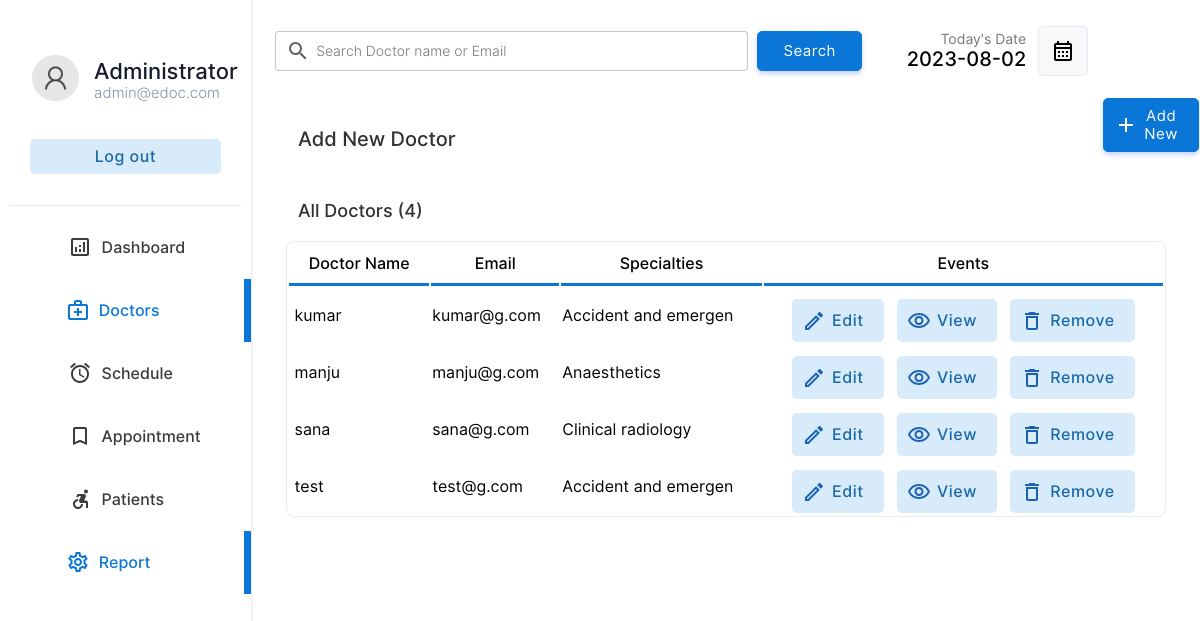
Screenshot of /doctor/doctors.php (signed in) with the database file from the repository.
### tables this page shows
CREATE TABLE `doctor` (
  `docid` int(11) NOT NULL,
  `docemail` varchar(255) DEFAULT NULL,
  `docname` varchar(255) DEFAULT NULL,
  `docpassword` varchar(255) DEFAULT NULL,
  `docnic` varchar(15) DEFAULT NULL,
  `doctel` varchar(15) DEFAULT NULL,
  `specialties` int(2) DEFAULT NULL
);

CREATE TABLE `specialties` (
  `id` int(2) NOT NULL,
  `sname` varchar(50) DEFAULT NULL
);

### doctor/doctors.php (the view, shortened to what this page needs)
<!DOCTYPE html>
<html lang="en">
<head>
    <link rel="stylesheet" href="../css/animations.css">
    <link rel="stylesheet" href="../css/main.css">
    <link rel="stylesheet" href="../css/admin.css">
</head>
<body>
    <?php
    include("../connection.php");
    ?>
    <div class="container">
        <div class="menu">
            <table class="menu-container" border="0">
                <tr>
                    <td style="padding:10px" colspan="2">
                        <table border="0" class="profile-container">
                            <tr>
                                <td width="30%" style="padding-left:20px" >
                                    <img src="../img/user.png" alt="" width="100%" style="border-radius:50%">
                                </td>
                                <td style="padding:0px;margin:0px;">
                                    <p class="profile-title">Administrator</p>
                                    <p class="profile-subtitle">admin@edoc.com</p>
                                </td>
                            </tr>
                            <tr>
                                <td colspan="2">
                                <a href="../logout.php" ><input type="button" value="Log out" class="logout-btn btn-primary-soft btn"></a>
                                </td>
                            </tr>
                    </table>
                    </td>
                </tr>
                <tr class="menu-row" >
                    <td class="menu-btn menu-icon-dashbord" >
                        <a href="index.php" class="non-style-link-menu"><div><p class="menu-text">Dashboard</p></a></div></a>
                <tr class="menu-row">
                    <td class="menu-btn menu-icon-doctor menu-active menu-icon-doctor-active">
                        <a href="doctors.php" class="non-style-link-menu non-style-link-menu-active"><div><p class="menu-text">Doctors</p></a></div>
                <tr class="menu-row" >
                    <td class="menu-btn menu-icon-schedule">
                        <a href="schedule.php" class="non-style-link-menu"><div><p class="menu-text">Schedule</p></div></a>
                    </td>
                </tr>
                <tr class="menu-row">
                    <td class="menu-btn menu-icon-appoinment">
                        <a href="appointment.php" class="non-style-link-menu"><div><p class="menu-text">Appointment</p></a></div>
                    </td>
                </tr>
                <tr class="menu-row" >
                    <td class="menu-btn menu-icon-patient">
                        <a href="patient.php" class="non-style-link-menu"><div><p class="menu-text">Patients</p></a></div>
                    </td>
                </tr>
                <tr class="menu-row" >
                    <td class="menu-btn menu-icon-settings  menu-active menu-icon-settings-active">
                        <a href="review.php" class="non-style-link-menu  non-style-link-menu-active"><div><p class="menu-text">Report</p></a></div>
                    </td>
                </tr>
        <div class="dash-body">
            <table border="0" width="100%" style=" border-spacing: 0;margin:0;padding:0;margin-top:25px; ">
                <tr >
                    <td>
                        <form action="" method="post" class="header-search">
                            <input type="search" name="search" class="input-text header-searchbar" placeholder="Search Doctor name or Email" list="doctors">&nbsp;&nbsp;
                            <?php
                                $list11 = $database->query("select  docname,docemail from  doctor;");
?>
                            <input type="Submit" value="Search" class="login-btn btn-primary btn" style="padding-left: 25px;padding-right: 25px;padding-top: 10px;padding-bottom: 10px;">
                        </form>
                    </td>
                    <td width="15%">
                        <p style="font-size: 14px;color: rgb(119, 119, 119);padding: 0;margin: 0;text-align: right;">
                            Today's Date
                        </p>
                        <p class="heading-sub12" style="padding: 0;margin: 0;">
                            <?php
                        $date = date('Y-m-d');
                        echo $date;
                        ?>
                        </p>
                    </td>
                    <td width="10%">
                        <button  class="btn-label"  style="display: flex;justify-content: center;align-items: center;"><img src="../img/calendar.svg" width="100%"></button>
                    </td>
                </tr>
                <tr >
                    <td colspan="2" style="padding-top:30px;">
                        <p class="heading-main12" style="margin-left: 45px;font-size:20px;color:rgb(49, 49, 49)">Add New Doctor</p>
                    </td>
                    <td colspan="2">
                        <a href="?action=add&id=none&error=0" class="non-style-link"><button  class="login-btn btn-primary btn button-icon"  style="display: flex;justify-content: center;align-items: center;margin-left:75px;background-image: url('../img/icons/add.svg');">Add New</font></button>
                            </a></td>
                </tr>
                <tr>
                    <td colspan="4" style="padding-top:10px;">
                        <p class="heading-main12" style="margin-left: 45px;font-size:18px;color:rgb(49, 49, 49)">All Doctors (<?php echo $list11->num_rows; ?>)</p>
                    </td>
                </tr>
                <?php
                    if($_POST){
                        $keyword=$_POST["search"];
                        $sqlmain= "select * from doctor where docemail='$keyword' or docname='$keyword' or docname like '$keyword%' or docname like '%$keyword' or docname like '%$keyword%'";
                    }else{
                        $sqlmain= "select * from doctor order by docid desc";
                    }
                ?>
                <tr>
                   <td colspan="4">
                       <center>
                        <div class="abc scroll">
                        <table width="93%" class="sub-table scrolldown" border="0">
                        <thead>
                        <tr>
                                <th class="table-headin">
                                Doctor Name
                                </th>
                                <th class="table-headin">
                                    Email
                                </th>
                                <th class="table-headin">
                                    Specialties
                                </th>
                                <th class="table-headin">
                                    Events
                                </tr>
                        </thead>
                        <tbody>
                            <?php
                                $result= $database->query($sqlmain);
                                if($result->num_rows==0){
                                    echo '<tr>
                                    <td colspan="4">
                                    <br><br><br><br>
                                    <center>
                                    <img src="../img/notfound.svg" width="25%">
                                    <br>
                                    <p class="heading-main12" style="margin-left: 45px;font-size:20px;color:rgb(49, 49, 49)">We  couldnt find anything related to your keywords !</p>
                                    <a class="non-style-link" href="doctors.php"><button  class="login-btn btn-primary-soft btn"  style="display: flex;justify-content: center;align-items: center;margin-left:20px;">&nbsp; Show all Doctors &nbsp;</font></button>
                                    </a>
                                    </center>
                                    <br><br><br><br>
                                    </td>
                                    </tr>';
                                }
                                else{
                                for ( $x=0; $x<$result->num_rows;$x++){
                                    $row=$result->fetch_assoc();
                                    $docid=$row["docid"];
                                    $name=$row["docname"];
                                    $email=$row["docemail"];
                                    $spe=$row["specialties"];
                                    $spcil_res= $database->query("select sname from specialties where id='$spe'");
                                    $spcil_array= $spcil_res->fetch_assoc();
                                    $spcil_name=$spcil_array["sname"];
                                    echo '<tr>
                                        <td> &nbsp;'.
                                        substr($name,0,30)
                                        .'</td>
                                        <td>
                                        '.substr($email,0,20).'
                                        </td>
                                        <td>
                                            '.substr($spcil_name,0,20).'
                                        </td>
                                        <td>
                                        <div style="display:flex;justify-content: center;">
                                        <a href="?action=edit&id='.$docid.'&error=0" class="non-style-link"><button  class="btn-primary-soft btn button-icon btn-edit"  style="padding-left: 40px;padding-top: 12px;padding-bottom: 12px;margin-top: 10px;"><font class="tn-in-text">Edit</font></button></a>
                                        &nbsp;&nbsp;&nbsp;
                                        <a href="?action=view&id='.$docid.'" class="non-style-link"><button  class="btn-primary-soft btn button-icon btn-view"  style="padding-left: 40px;padding-top: 12px;padding-bottom: 12px;margin-top: 10px;"><font class="tn-in-text">View</font></button></a>
                                       &nbsp;&nbsp;&nbsp;
                                       <a href="?action=drop&id='.$docid.'&name='.$name.'" class="non-style-link"><button  class="btn-primary-soft btn button-icon btn-delete"  style="padding-left: 40px;padding-top: 12px;padding-bottom: 12px;margin-top: 10px;"><font class="tn-in-text">Remove</font></button></a>
                                        </div>
                                        </td>
                                    </tr>';
                                }
                            }
                            ?>
                            </tbody>
                        </table>
                        </div>
                        </center>
                   </td>
                </tr>
            </table>
        </div>
</body>
</html>

### css/main.css (style rules this page uses)
:root { --primarycolor: #0A76D8; --primarycolorhover: #006dd3; --btnice:#D8EBFA; --btnnicetext:#1b62b3; }
body { margin: 0; padding: 0; border-spacing: 0; font-family: 'Inter', sans-serif; }
.input-text { border-radius: 4px; border: 0.5px solid rgb(226, 226, 226); padding: 10px; width: 92%; transition: 0.2s; outline: none; }
.input-text { border: 1px solid #e9ecef; font-size: 14px; line-height: 26px; background-color: #fff; display: block; width: 100%; padding: .375rem .75rem; font-weight: 300; line-height: 1.5; color: #212529; background-color: #fff; background-clip: padding-box; -webkit-appearance: none; -moz-appearance: none; appearance: none; border-radius: .25rem; transition: border-color .15s ease-in-out,box-shadow .15s ease-in-out; }
.input-text::placeholder { font-family: 'Inter', sans-serif; }
.btn { cursor: pointer; padding: 8px 20px; outline: none; text-decoration: none; font-size: 15px; letter-spacing: 0.5px; transition: all 0.3s; border-radius: 5px; font-family: 'Inter', sans-serif; }
.btn-primary { background-color: var(--primarycolor) ; border: 1px solid var(--primarycolor) ; color: #fff ; box-shadow: 0 3px 5px 0 rgba(57,108,240,0.3); }
.btn-primary-soft { background-color: #D8EBFA ; color: #1969AA; font-weight: 500; font-size: 16px; border: none; }
.non-style-link:link, .non-style-link:visited, .non-style-link:hover, .non-style-link:active { text-decoration: none; color: rgb(43, 43, 43); }
.btn-label { margin-left: 10px; padding: 12px 12px; outline: none; text-decoration: none; font-size: 15px; letter-spacing: 0.5px; transition: all 0.3s; border-radius: 5px; background-color: #f0f0f073; border: 1px solid rgba(57,108,240,0.1) ; font-family: 'Inter', sans-serif; }
.sub-table { border: 1px solid #ebebeb; border-radius: 8px; }
.table-headin { font-size: 16px; font-weight: 500; padding: 10px; border-bottom: 3px solid var(--primarycolor); }
.abc { width: 100%; height: 550px; overflow: auto; }
input[type=search] { background-image: url('../img/search.svg'); background-position: 10px 50%; background-repeat: no-repeat; transition: 0.5s; padding: 8px 20px 8px 40px; }
.button-icon { background-position: 10px 50%; background-repeat: no-repeat; transition: 0.5s; padding: 8px 20px 8px 40px; }
.menu-btn { padding:6px; color: #3b3b3b; background-position: 30% 50%; background-repeat: no-repeat; transition: 0.5s; }
.menu-text { padding-left: 40%; font-weight: 500; font-size: 16px; }
.menu-active { color: var(--primarycolor); border-right: 7px solid var(--primarycolor); background-color: var(); }
.non-style-link-menu:link, .non-style-link-menu:visited, .non-style-link-menu:active { text-decoration: none; color: #3b3b3b; }
.non-style-link-menu-active:link, .non-style-link-menu-active:visited, .non-style-link-menu-active:active { text-decoration: none; color: var(--primarycolor); }
.menu-icon-dashbord { background-image: url('../img/icons/dashboard.svg'); }
.menu-icon-doctor { background-image: url('../img/icons/doctors.svg'); }
.menu-icon-schedule { background-image: url('../img/icons/schedule.svg'); }
.menu-icon-appoinment { background-image: url('../img/icons/book.svg'); }
.menu-icon-patient { background-image: url('../img/icons/patients.svg'); }
.menu-icon-settings { background-image: url('../img/icons/settings.svg'); }
.menu-icon-doctor:hover,.menu-icon-doctor-active { color: var(--primarycolor); background-image: url('../img/icons/doctors-hover.svg'); }
.menu-icon-settings:hover,.menu-icon-settings-active { color: var(--primarycolor); background-image: url('../img/icons/settings-iceblue.svg'); }
.btn-edit { background-image: url('../img/icons/edit-iceblue.svg'); }
.btn-view { background-image: url('../img/icons/view-iceblue.svg'); }
.btn-delete { background-image: url('../img/icons/delete-iceblue.svg'); }

### doctor/doctors.php (style rules this page uses)
.sub-table { animation: transitionIn-Y-bottom 0.5s; }

### rows the page displays
doctor: docname "kumar", docemail "kumar@g.com", specialties.sname "Accident and emergen"
doctor: docname "manju", docemail "manju@g.com", specialties.sname "Anaesthetics"
doctor: docname "sana", docemail "sana@g.com", specialties.sname "Clinical radiology"
doctor: docname "test", docemail "test@g.com", specialties.sname "Accident and emergen"

### other values shown
$list11->num_rows "4"
